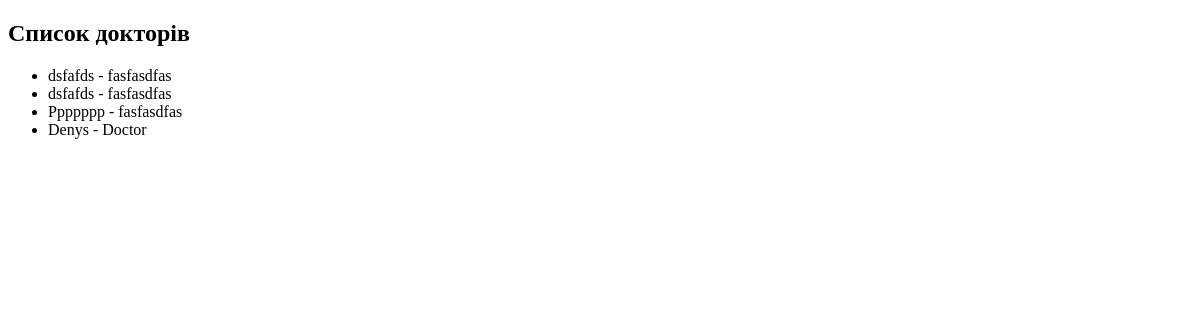
The app's page /doctors/, older data.
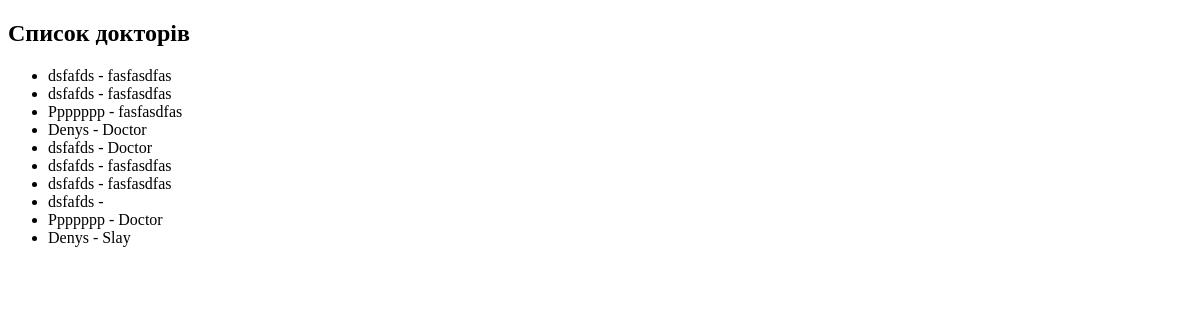
The same page, newer data.
### medicchat/models.py (models this page shows, shortened)
class Doctor(models.Model):
    name = models.CharField(max_length=100)
    age = models.PositiveIntegerField()
    specialty = models.CharField(max_length=100)

### medicchat/views.py (the view)
# urls.py: path('doctors/', view_doctors, name='view_doctors'),
def view_doctors(request):
    doctors = Doctor.objects.all()
    return render(request, 'view_doctors.html', {'doctors': doctors})

### medicchat/templates/view_doctors.html (shortened to what this page needs)
<!DOCTYPE html>
<html lang="en">
<head>
</head>
<body>
    <h2>Список докторів</h2>
    <ul>
    {% for doctor in doctors %}
        <li>{{ doctor.name }} - {{ doctor.specialty }}</li>
    {% endfor %}
    </ul>
</body>
</html>

Row changes from the older to the newer data that the page shows:
added Doctor: name "dsfafds", specialty "Doctor"
added Doctor: name "dsfafds", specialty "fasfasdfas"
added Doctor: name "dsfafds", specialty "fasfasdfas"
added Doctor: name "dsfafds"
added Doctor: name "Ppppppp", specialty "Doctor"
added Doctor: name "Denys", specialty "Slay"
